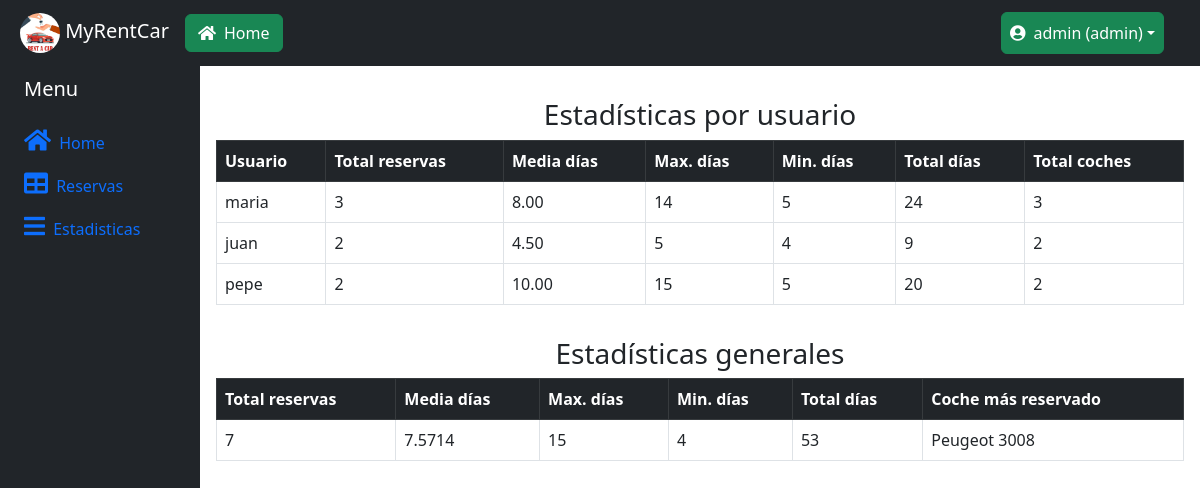
Page /estadisticas.php (signed in) on the committed database.
### tables this page shows
CREATE TABLE reservas (
    id INT NOT NULL AUTO_INCREMENT PRIMARY KEY,
    fecha_recogida DATE,
    fecha_devolucion DATE,
	lugar_recogida VARCHAR (60),
	lugar_devolucion VARCHAR (60),
    id_usuario INT,
    id_coche INT,
    CONSTRAINT id_user2_fk FOREIGN KEY (id_usuario) REFERENCES usuarios (id) ON DELETE CASCADE,
    CONSTRAINT id_coche_fk FOREIGN KEY (id_coche) REFERENCES coches (id) ON DELETE CASCADE
);

CREATE TABLE usuarios (
    id INT NOT NULL AUTO_INCREMENT PRIMARY KEY,
    username VARCHAR(100),
	fecha_nacimiento DATE,
	dni VARCHAR(9) UNIQUE,
	email VARCHAR(100),
    password VARCHAR(255),
	rol VARCHAR(50)

);

### estadisticas.php (the view, shortened to what this page needs)
<?php
require_once ("header_admin.php");
require_once 'conectar.php';
try{
    $stmt = $dbh->prepare("SELECT *, ROUND(AVG(DATEDIFF(fecha_devolucion, fecha_recogida)),2) as media, MAX(DATEDIFF(fecha_devolucion, fecha_recogida)) as max_dias,
    MIN(DATEDIFF(fecha_devolucion, fecha_recogida)) as min_dias, COUNT(reservas.id) as total_reservas, SUM(DATEDIFF(fecha_devolucion, fecha_recogida)) as total_dias,
    COUNT(DISTINCT reservas.id_coche) as total_coches FROM usuarios JOIN reservas ON usuarios.id=reservas.id_usuario GROUP BY usuarios.id;");
    $stmt->execute();
    $result = $stmt->fetchAll();
}catch(PDOException $e) {
    $errores[]= $e->getMessage();
}
try{
    $stmt1 = $dbh->prepare("SELECT AVG(DATEDIFF(fecha_devolucion, fecha_recogida)) as media, MAX(DATEDIFF(fecha_devolucion, fecha_recogida)) as max_dias, MIN(DATEDIFF(fecha_devolucion, fecha_recogida)) as min_dias, COUNT(reservas.id) as total_reservas,
    SUM(DATEDIFF(fecha_devolucion, fecha_recogida)) as total_dias, (SELECT CONCAT(marca,' ',modelo) FROM coches WHERE id= (SELECT id_coche FROM reservas GROUP BY id_coche ORDER BY COUNT(id_coche) DESC LIMIT 1)) as mas_reservado FROM reservas;");
    $stmt1->execute();
    $result1 = $stmt1->fetchAll();
}catch(PDOException $e) {
    $errores[]= $e->getMessage();
}
?>
    <div class="container p-3">
        <div class="row mb-3">
            <h3 class="text-center">Estadísticas por usuario</h3>
                <table class="table table-bordered table-hover">
                    <thead class="table-dark">
                        <tr>
                            <th>Usuario</th>
                            <th>Total reservas</th>
                            <th>Media días</th>
                            <th>Max. días</th>
                            <th>Min. días</th>
                            <th>Total días</th>
                            <th>Total coches</th>
                        </tr>
                    </thead>
                    <tbody>
                        <?php if($stmt->rowCount()>0 && $result!==false){foreach($result as $row){ ?>
                            <tr>
                                <td data-titulo="Usuario"><?= $row['username'] ?></td>
                                <td data-titulo="Total reservas"><?= $row['total_reservas'] ?></td>
                                <td data-titulo="Media días"><?= $row['media'] ?></td>
                                <td data-titulo="Max. días"><?= $row['max_dias'] ?></td>
                                <td data-titulo="Min días"><?= $row['min_dias'] ?></td>
                                <td data-titulo="Total días"><?= $row['total_dias'] ?></td>
                                <td data-titulo="Total coches"><?= $row['total_coches'] ?></td>
                            </tr>
                        <?php }} ?>
                    </tbody>
                </table>
        </div>
        <div class="row mb-3">
            <h3 class="text-center">Estadísticas generales</h3>
                <table class="table table-bordered table-hover">
                    <thead class="table-dark">
                        <tr>
                            <th>Total reservas</th>
                            <th>Media días</th>
                            <th>Max. días</th>
                            <th>Min. días</th>
                            <th>Total días</th>
                            <th>Coche más reservado</th>
                        </tr>
                    </thead>
                    <tbody>
                        <?php if($stmt1->rowCount()>0 && $result1!==false){foreach($result1 as $row1){ ?>
                            <tr>
                                <td data-titulo="Total reservas"><?= $row1['total_reservas'] ?></td>
                                <td data-titulo="Media días"><?= $row1['media'] ?></td>
                                <td data-titulo="Max días"><?= $row1['max_dias'] ?></td>
                                <td data-titulo="Min días"><?= $row1['min_dias'] ?></td>
                                <td data-titulo="Total días"><?= $row1['total_dias'] ?></td>
                                <td data-titulo="Coche más reservado"><?= $row1['mas_reservado'] ?></td>
                            </tr>
                        <?php }} ?>
                    </tbody>
                </table>
        </div>
    </div>
  <?php  require_once ("footer_admin.php"); ?>

### header_admin.php (shortened to what this page needs)
<!DOCTYPE html>
<html lang="es">
<head>
    <link href="https://cdn.jsdelivr.net/npm/bootstrap@5.2.2/dist/css/bootstrap.min.css" rel="stylesheet"
>
    <link rel="stylesheet" href="https://cdn.jsdelivr.net/npm/bootstrap-icons@1.10.2/font/bootstrap-icons.css">
    <link rel="stylesheet" href="https://use.fontawesome.com/releases/v5.7.1/css/all.css">
</head>
<body class="d-flex flex-column min-vh-100">
    <div class="container-fluid bg-dark">
        <nav class="navbar navbar-expand-lg p-2 navbar-dark">
            <a class="navbar-brand" href="#">
                <img src="./img/logo_rentacar.jpg" alt="logo" style="width:40px;" class="rounded-pill">
                MyRentCar
            </a>
            <div class="collapse navbar-collapse" id="navbarSupportedContent">
                <div class="navbar-nav me-auto mb-2 mb-lg-0">
                    <a class="btn btn-success me-3" href="./admin.php"><i class="fas fa-home me-2"></i>Home</a>
                </div>
                <div class="navbar-nav navbar-right ms-auto mb-2 mb-lg-0">
                    <?php if(isset($_SESSION['login'])){
                          echo "<div class='dropdown me-3'>
                                    <a class='btn btn-success nav-link dropdown-toggle text-white' href='#' id='navbarDropdown' role='button' data-bs-toggle='dropdown' aria-expanded='false'>
                                        <i class='fas fa-user-circle me-2'></i>".$_SESSION['username'].' ('.$_SESSION['rol'].')'."</a>
                                    </a>
                                    <ul class='dropdown-menu dropdown-menu-dark' aria-labelledby='navbarDropdown'>
                                        <li><a class='dropdown-item' href='./logout.php'>Cerrar sesión</a></li>
                                    </ul>
                                </div>";
                        }else{
                            echo "<a class='btn btn-success me-3' href='./login.php'><i class='fas fa-sign-in-alt me-2'></i></i>Login</a>";
                            echo "<a class='btn btn-danger me-3' href='./registrar.php'><i class='fas fa-solid fa-user-plus me-2'></i>Registrar</a>";
                        }
                        ?>
                </div>
            </div>
        </nav>
    </div>
    <div class="container-fluid">
        <div class="row flex-nowrap">
            <div class="col-auto col-sm-3 col-xl-2 px-sm-2 px-0 bg-dark">
                <div class="d-flex flex-column align-items-center align-items-sm-start px-3 pt-2 text-white min-vh-100">
                    <a href="/"
                        class="d-flex align-items-center pb-3 mb-md-0 me-md-auto text-white text-decoration-none">
                        <span class="fs-5 d-none d-sm-inline">Menu</span>
                    </a>
                    <ul class="nav nav-pills flex-column mb-sm-auto mb-0 align-items-center align-items-sm-start"
                        id="menu">
                        <li class="nav-item">
                            <a href="./admin.php" class="nav-link align-middle px-0">
                                <i class="fs-4 fas fa-home"></i> <span class="ms-1 d-none d-sm-inline">Home</span>
                            </a>
                        </li>
                        <li>
                            <a href="./reservas_totales.php" class="nav-link px-0 align-middle">
                                <i class="fs-4 fas fa-table"></i> <span class="ms-1 d-none d-sm-inline">Reservas</span></a>
                        </li>
                        <li>
                            <a href="./estadisticas.php" class="nav-link px-0 align-middle">
                                <i class="fs-4 fas fa-bars"></i> <span class="ms-1 d-none d-sm-inline">Estadisticas</span></a>
                        </li>
                    </ul>
                </div>
            </div>
            <div class="col-auto col-sm-9 col-xl-10 py-3">

### footer_admin.php (shortened to what this page needs)
            </div>
        </div>
    </div>
</body>
</html>

### rows in the picture
reservas: id_usuario.username "maria", total_reservas "3", media "8.00", max_dias "14", min_dias "5", total_dias "24", total_coches "3"
reservas: id_usuario.username "juan", total_reservas "2", media "4.50", max_dias "5", min_dias "4", total_dias "9", total_coches "2"
reservas: id_usuario.username "pepe", total_reservas "2", media "10.00", max_dias "15", min_dias "5", total_dias "20", total_coches "2"

### other values in the picture
$_SESSION['username'] "admin"
$_SESSION['rol'] "admin"
$row1['total_reservas'] "7"
$row1['media'] "7.5714"
$row1['max_dias'] "15"
$row1['min_dias'] "4"
$row1['total_dias'] "53"
$row1['mas_reservado'] "Peugeot 3008"
